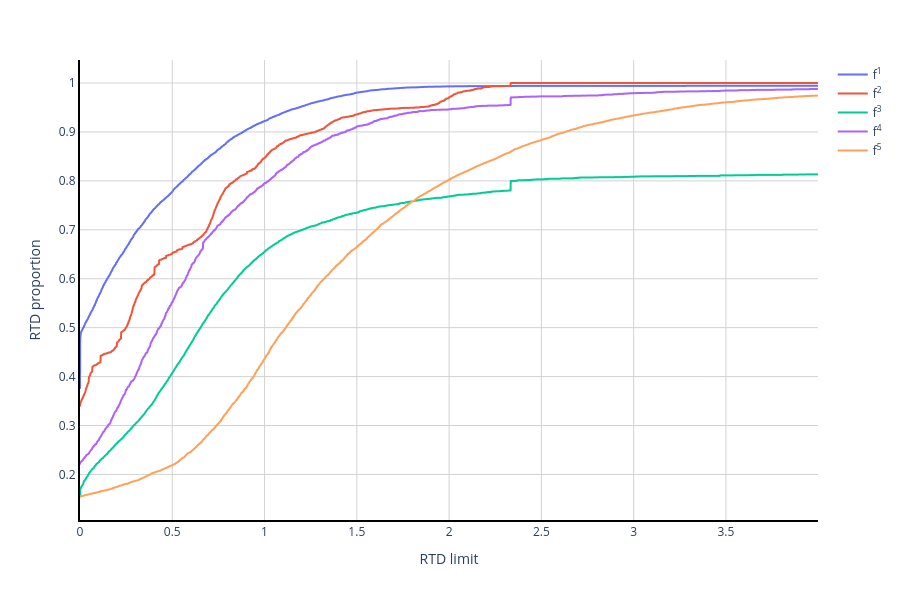

Source (notebook cell):
### Code cell
out_plot = out.copy()

# Mapear desv_rel_targ_{i} para f<sup>i</sup> (HTML superscript)
out_plot['fob_label'] = out_plot['fob'].str.extract(r'(\d+)')[0].apply(lambda x: f'f<sup>{x}</sup>')

fig = px.line(out_plot[['omega', 'count_norm', 'fob_label']], x='omega', y='count_norm', color='fob_label', height=600, markers=False)

# Remover o título da legenda
fig.update_layout(
    coloraxis_colorbar=dict(title=""),
    legend=dict(title="")
)

# Configurar eixos
fig.update_xaxes(
    range=[0, None],
    title="RTD limit",
    showgrid=True,
    gridcolor='lightgray',
    showline=True,
    linewidth=2,
    linecolor='black'
)

fig.update_yaxes(
    title="RTD proportion",
    showgrid=True,
    gridcolor='lightgray',
    showline=True,
    linewidth=2,
    linecolor='black'
)

# Deixar fundo branco
fig.update_layout(
    plot_bgcolor='white',
    paper_bgcolor='white'
)

fig.show()

### Figure 1 — Plotly figure (JSON) as saved in the notebook; plotly's stock layout.template omitted (floating-point values rounded to 4 significant figures; data arrays with more than 128 entries replaced by an {"elided": "..."} marker saying what was removed)
{"data": [{"hovertemplate": "fob_label=f<sup>1</sup><br>omega=%{x}<br>count_norm=%{y}<extra></extra>", "legendgroup": "f<sup>1</sup>", "line": {"color": "#636efa", "dash": "solid"}, "marker": {"symbol": "circle"}, "mode": "lines", "name": "f<sup>1</sup>", "showlegend": true, "type": "scattergl", "x": {"elided": "4000 float values"}, "xaxis": "x", "y": {"elided": "4000 float values"}, "yaxis": "y"}, {"hovertemplate": "fob_label=f<sup>2</sup><br>omega=%{x}<br>count_norm=%{y}<extra></extra>", "legendgroup": "f<sup>2</sup>", "line": {"color": "#EF553B", "dash": "solid"}, "marker": {"symbol": "circle"}, "mode": "lines", "name": "f<sup>2</sup>", "showlegend": true, "type": "scattergl", "x": {"elided": "4000 float values"}, "xaxis": "x", "y": {"elided": "4000 float values"}, "yaxis": "y"}, {"hovertemplate": "fob_label=f<sup>3</sup><br>omega=%{x}<br>count_norm=%{y}<extra></extra>", "legendgroup": "f<sup>3</sup>", "line": {"color": "#00cc96", "dash": "solid"}, "marker": {"symbol": "circle"}, "mode": "lines", "name": "f<sup>3</sup>", "showlegend": true, "type": "scattergl", "x": {"elided": "4000 float values"}, "xaxis": "x", "y": {"elided": "4000 float values"}, "yaxis": "y"}, {"hovertemplate": "fob_label=f<sup>4</sup><br>omega=%{x}<br>count_norm=%{y}<extra></extra>", "legendgroup": "f<sup>4</sup>", "line": {"color": "#ab63fa", "dash": "solid"}, "marker": {"symbol": "circle"}, "mode": "lines", "name": "f<sup>4</sup>", "showlegend": true, "type": "scattergl", "x": {"elided": "4000 float values"}, "xaxis": "x", "y": {"elided": "4000 float values"}, "yaxis": "y"}, {"hovertemplate": "fob_label=f<sup>5</sup><br>omega=%{x}<br>count_norm=%{y}<extra></extra>", "legendgroup": "f<sup>5</sup>", "line": {"color": "#FFA15A", "dash": "solid"}, "marker": {"symbol": "circle"}, "mode": "lines", "name": "f<sup>5</sup>", "showlegend": true, "type": "scattergl", "x": {"elided": "4000 float values"}, "xaxis": "x", "y": {"elided": "4000 float values"}, "yaxis": "y"}], "layout": {"coloraxis": {"colorbar": {"title": {"text": ""}}}, "height": 600, "legend": {"title": {"text": ""}, "tracegroupgap": 0}, "margin": {"t": 60}, "paper_bgcolor": "white", "plot_bgcolor": "white", "xaxis": {"anchor": "y", "domain": [0, 1], "gridcolor": "lightgray", "linecolor": "black", "linewidth": 2, "range": [0, null], "showgrid": true, "showline": true, "title": {"text": "RTD limit"}}, "yaxis": {"anchor": "x", "domain": [0, 1], "gridcolor": "lightgray", "linecolor": "black", "linewidth": 2, "showgrid": true, "showline": true, "title": {"text": "RTD proportion"}}}}
